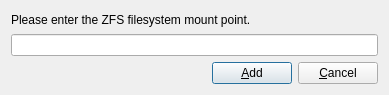
<?xml version="1.0" encoding="UTF-8"?>
<ui version="4.0">
 <class>dialogZFSMount</class>
 <widget class="QDialog" name="dialogZFSMount">
  <property name="geometry">
   <rect>
    <x>0</x>
    <y>0</y>
    <width>389</width>
    <height>95</height>
   </rect>
  </property>
  <property name="windowTitle">
   <string notr="true">TrueOS</string>
  </property>
  <property name="modal">
   <bool>true</bool>
  </property>
  <layout class="QGridLayout" name="gridLayout">
   <item row="0" column="0">
    <widget class="QLabel" name="label">
     <property name="text">
      <string>Please enter the ZFS filesystem mount point.</string>
     </property>
     <property name="wordWrap">
      <bool>true</bool>
     </property>
    </widget>
   </item>
   <item row="1" column="0">
    <widget class="QLineEdit" name="lineZFSMount"/>
   </item>
   <item row="2" column="0">
    <layout class="QHBoxLayout" name="horizontalLayout">
     <item>
      <spacer name="horizontalSpacer">
       <property name="orientation">
        <enum>Qt::Horizontal</enum>
       </property>
       <property name="sizeHint" stdset="0">
        <size>
         <width>158</width>
         <height>20</height>
        </size>
       </property>
      </spacer>
     </item>
     <item>
      <widget class="QPushButton" name="pushAdd">
       <property name="text">
        <string>&amp;Add</string>
       </property>
       <property name="icon">
        <iconset resource="sysinstaller.qrc">
         <normaloff>:/PCBSD/images/edit_add.png</normaloff>:/PCBSD/images/edit_add.png</iconset>
       </property>
      </widget>
     </item>
     <item>
      <widget class="QPushButton" name="pushCancel">
       <property name="text">
        <string>&amp;Cancel</string>
       </property>
      </widget>
     </item>
    </layout>
   </item>
  </layout>
 </widget>
 <resources>
  <include location="sysinstaller.qrc"/>
 </resources>
 <connections/>
</ui>
